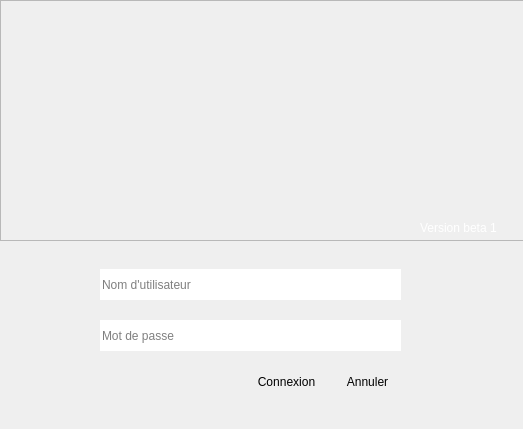
<?xml version="1.0" encoding="UTF-8"?>
<ui version="4.0">
 <class>InterAuthentif</class>
 <widget class="QMainWindow" name="InterAuthentif">
  <property name="geometry">
   <rect>
    <x>0</x>
    <y>0</y>
    <width>523</width>
    <height>429</height>
   </rect>
  </property>
  <property name="windowTitle">
   <string>MainWindow</string>
  </property>
  <widget class="QWidget" name="centralwidget">
   <widget class="QLineEdit" name="lgnPass">
    <property name="geometry">
     <rect>
      <x>100</x>
      <y>320</y>
      <width>301</width>
      <height>31</height>
     </rect>
    </property>
    <property name="frame">
     <bool>false</bool>
    </property>
    <property name="echoMode">
     <enum>QLineEdit::Password</enum>
    </property>
    <property name="placeholderText">
     <string>Mot de passe</string>
    </property>
   </widget>
   <widget class="QLineEdit" name="lgnNom">
    <property name="geometry">
     <rect>
      <x>100</x>
      <y>269</y>
      <width>301</width>
      <height>31</height>
     </rect>
    </property>
    <property name="layoutDirection">
     <enum>Qt::LeftToRight</enum>
    </property>
    <property name="frame">
     <bool>false</bool>
    </property>
    <property name="echoMode">
     <enum>QLineEdit::Normal</enum>
    </property>
    <property name="placeholderText">
     <string>Nom d'utilisateur</string>
    </property>
    <property name="cursorMoveStyle">
     <enum>Qt::LogicalMoveStyle</enum>
    </property>
   </widget>
   <widget class="QPushButton" name="btnOk">
    <property name="geometry">
     <rect>
      <x>249</x>
      <y>370</y>
      <width>75</width>
      <height>23</height>
     </rect>
    </property>
    <property name="styleSheet">
     <string notr="true"/>
    </property>
    <property name="text">
     <string>Connexion</string>
    </property>
    <property name="flat">
     <bool>true</bool>
    </property>
   </widget>
   <widget class="QPushButton" name="btnAnnul">
    <property name="geometry">
     <rect>
      <x>330</x>
      <y>370</y>
      <width>75</width>
      <height>23</height>
     </rect>
    </property>
    <property name="styleSheet">
     <string notr="true"/>
    </property>
    <property name="text">
     <string>Annuler</string>
    </property>
    <property name="flat">
     <bool>true</bool>
    </property>
   </widget>
   <widget class="QFrame" name="frame">
    <property name="geometry">
     <rect>
      <x>0</x>
      <y>0</y>
      <width>541</width>
      <height>241</height>
     </rect>
    </property>
    <property name="frameShape">
     <enum>QFrame::StyledPanel</enum>
    </property>
    <property name="frameShadow">
     <enum>QFrame::Raised</enum>
    </property>
    <widget class="QLabel" name="label">
     <property name="geometry">
      <rect>
       <x>0</x>
       <y>0</y>
       <width>531</width>
       <height>241</height>
      </rect>
     </property>
     <property name="layoutDirection">
      <enum>Qt::LeftToRight</enum>
     </property>
     <property name="text">
      <string/>
     </property>
     <property name="pixmap">
      <pixmap>img/Optic plus degradé.png</pixmap>
     </property>
    </widget>
    <widget class="QLabel" name="label_2">
     <property name="geometry">
      <rect>
       <x>420</x>
       <y>220</y>
       <width>91</width>
       <height>16</height>
      </rect>
     </property>
     <property name="styleSheet">
      <string notr="true">font: italic 9pt &quot;MS Shell Dlg 2&quot;;
color: rgb(255, 255, 255)</string>
     </property>
     <property name="text">
      <string>Version beta 1</string>
     </property>
    </widget>
   </widget>
  </widget>
 </widget>
 <tabstops>
  <tabstop>lgnNom</tabstop>
  <tabstop>lgnPass</tabstop>
  <tabstop>btnOk</tabstop>
  <tabstop>btnAnnul</tabstop>
 </tabstops>
 <resources/>
 <connections/>
</ui>
